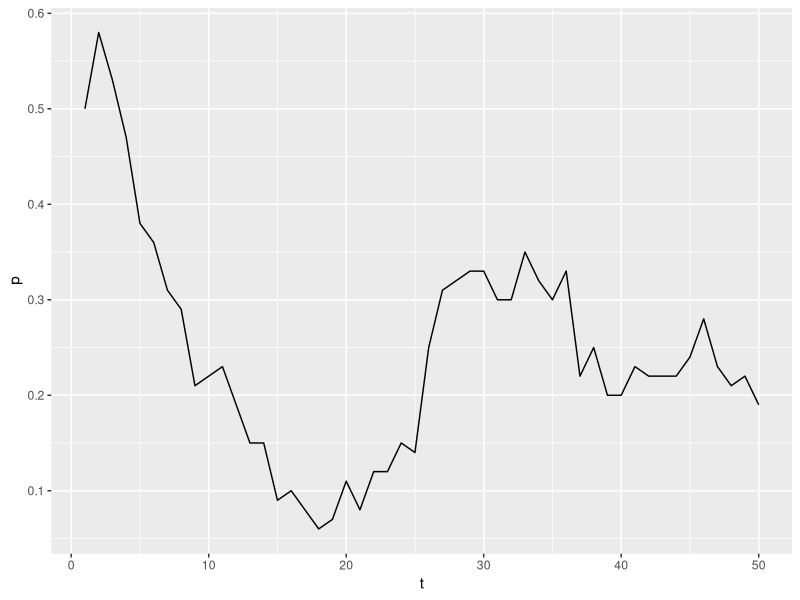
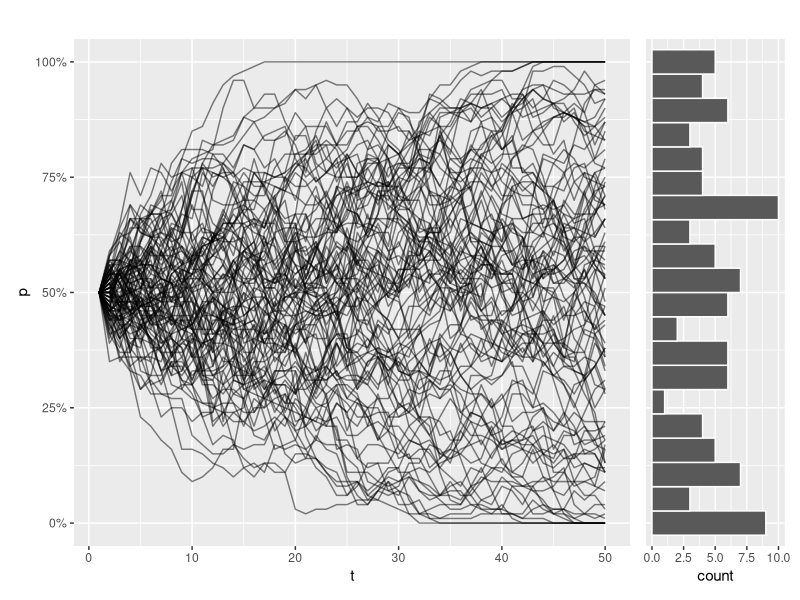
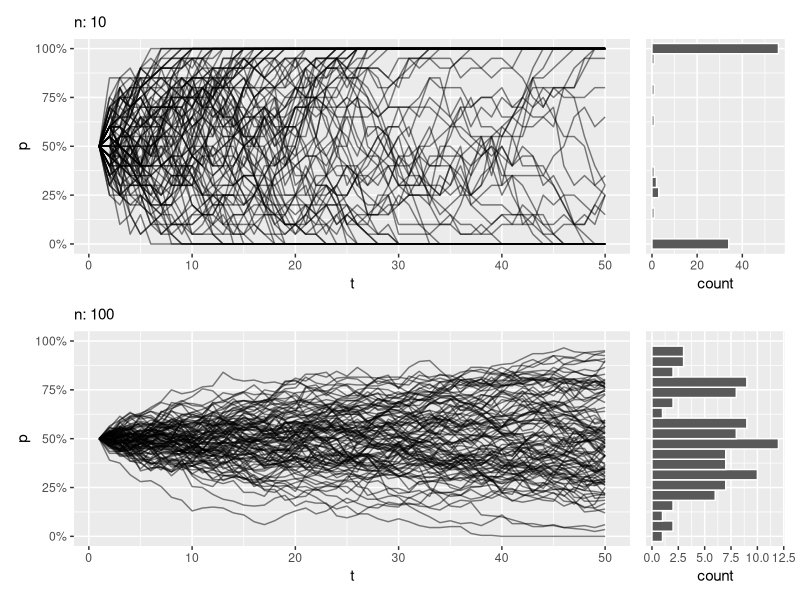
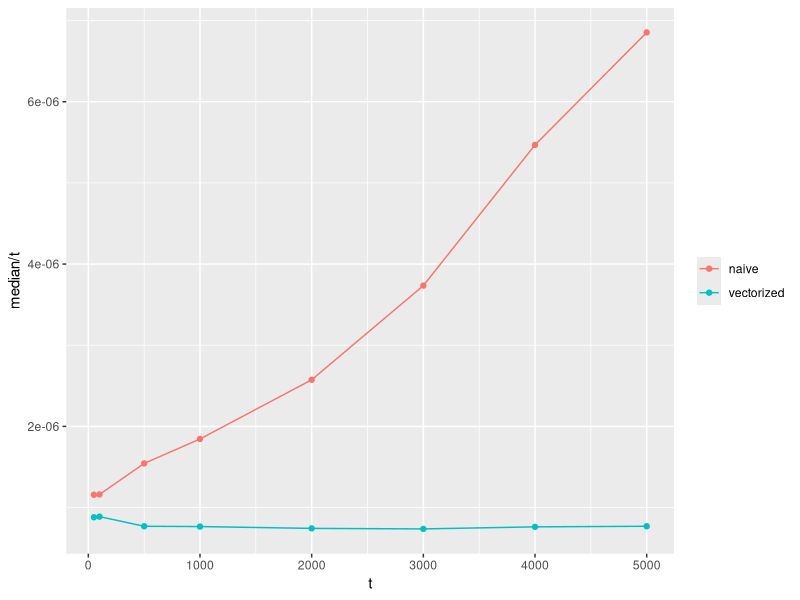
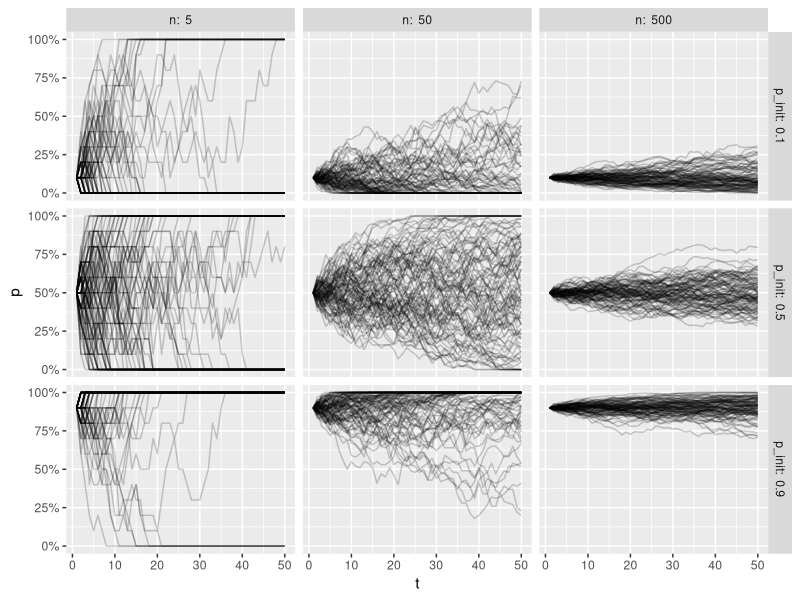
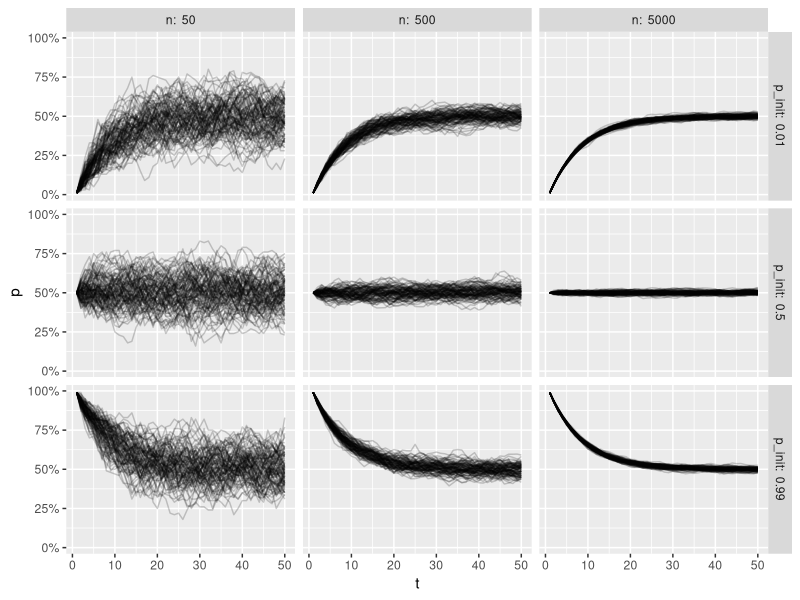
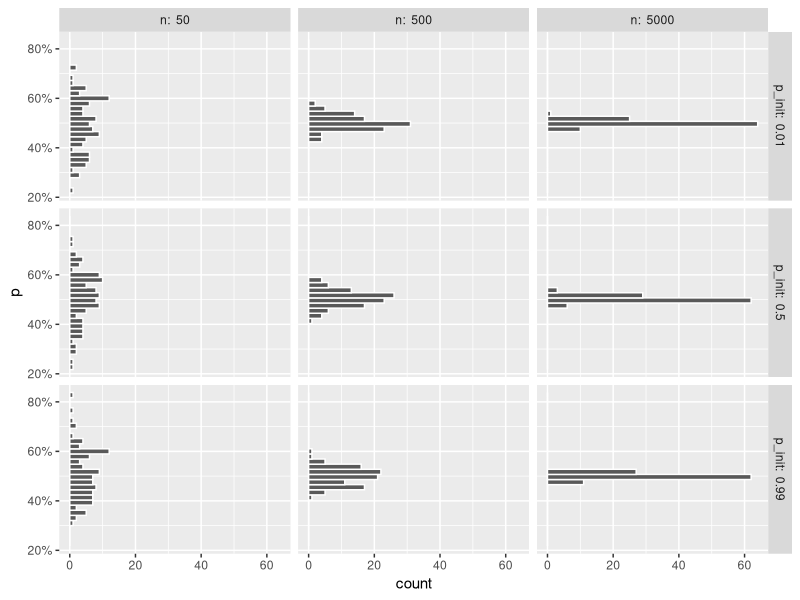

Here is the R script that generated these plots, in order:
## ---- chunk 1
wf_sim <- function(p = .5, n = 50, t = 50) {
  freqs <- c(p)
  for(i in 2:t) {
    freqs <- c(freqs, rbinom(1, size = 2*n, prob = freqs[i - 1]) / (2*n))
  }
  freqs
}
## ---- chunk 2
library(tidyverse)

enframe(wf_sim(), name = "t", value = "p") %>% 
  ggplot(aes(x = t, y = p)) +
  geom_line()
## ---- chunk 3
library(patchwork)

draw_sims <- function(sims = 100, ...) {
  
  dots <- list(...)
  
  df <- tibble(sim = seq_along(1:sims)) %>% 
    group_by(sim) %>% 
    reframe(
      p = wf_sim(...), t = seq_along(p)
    ) %>% 
    ungroup()
  
  p1 <- df %>% 
    ggplot(aes(x = t, y = p, group = sim)) +
    geom_line(alpha = .5) +
    scale_y_continuous(labels = scales::percent, limits = c(0,1)) +
    labs(subtitle = paste(
      names(dots), unlist(dots), sep = ": ", collapse = ", ")
    )
  
  p2 <- df %>% 
    filter(t == max(t)) %>% 
    ggplot(aes(x = p)) +
    geom_histogram(bins = 20, color = "white") +
    scale_x_continuous(
      labels = scales::percent, 
      oob = scales::oob_keep, 
      limits = c(0,1)
    ) +
    coord_flip() +
    NULL
  
  p1 + p2 + plot_layout(design = "AAAAB", axes = 'collect')
}

draw_sims() 
## ---- chunk 4
draw_sims(n = 10) / draw_sims(n = 100) 
## ---- chunk 5
wf_sim_vectorized <- function(p = .5, n = 50, t = 50) {
  freqs <- vector(mode = "numeric", length = t)
  freqs[1] <- p
  for(i in 2:t) {
    freqs[i] <- rbinom(1, size = 2*n, prob = freqs[i - 1]) / (2*n)
  }
  freqs
}
## ---- chunk 6
bench::mark(
  wf_sim(t = 5000), 
  wf_sim_vectorized(t = 5000), 
  check = FALSE
)
## ---- chunk 7
tibble(t = c(50, 100, 500, 1000, 2000, 3000, 4000, 5000)) %>% 
  mutate(benchmarks = map(t, ~{
    bench::mark(
      naive = wf_sim(t = .x),
      vectorized = wf_sim_vectorized(t = .x),
      check = FALSE
    )
  })) %>% 
  unnest(benchmarks) %>% 
  ggplot(aes(x = t, y = median / t, color = as.character(expression))) +
  geom_line() +
  geom_point() +
  labs(color = NULL)
## ---- chunk 8
wf_sim_tidy <- function(p = .5, n = 50, t = 50) {
  purrr::accumulate(
    .x = vector(mode = "numeric", length = t),
    .f = ~ rbinom(1, 2 * n, .x)/(2 * n), 
    .init = p
  )
}
## ---- chunk 9
bench::mark(
  wf_sim(t = 5000),
  wf_sim_vectorized(t = 5000), 
  wf_sim_tidy(t = 5000),
  check = FALSE
)
## ---- chunk 10
library(tidyverse)
crossing(sim = 1:100, p_init = c(.1, .5, .9), n = c(5, 50, 500)) %>% 
  group_by(sim, p_init, n) %>% 
  reframe(
    p = wf_sim_vectorized(p = p_init, n = n),
    t = seq_along(p)
  ) -> df

df %>% 
  ggplot(aes(x = t, y = p, group = sim)) +
  geom_line(alpha = .2) +
  facet_grid(paste("p_init: ", p_init) ~ paste("n: ", n)) +
  scale_y_continuous(labels = scales::percent) 
## ---- chunk 11
wf_sim_mutation <- function(p = .5, n = 50, t = 50, mut_from = 0, mut_to = 0){
  freqs <- vector(mode = "numeric", length = t)
  freqs[1] <- p
  
  for(i in 2:t) {
    p_mut <- (1 - mut_from) * freqs[i - 1] + mut_to * (1 - freqs[i - 1])
    freqs[i] <- rbinom(1, 2 * n, p_mut) / (2 * n)
  }
  freqs
}
## ---- chunk 12
crossing(sim = 1:100, p_init = c(.01, .5, .99), n = c(50, 500, 5000)) %>% 
  group_by(sim, p_init, n) %>% 
  reframe(
    p = wf_sim_mutation(p = p_init, n = n, mut_to = .06, mut_from = .06),
    t = seq_along(p)
  ) -> df

df %>% 
  ggplot(aes(x = t, y = p, group = sim)) +
  geom_line(alpha = .2) +
  facet_grid(paste("p_init: ", p_init) ~ paste("n: ", n)) +
  scale_y_continuous(labels = scales::percent)
## ---- chunk 13
df %>% 
  filter(t == max(t)) %>% 
  ggplot(aes(y = p)) +
  geom_histogram(color = "white") +
  facet_grid(paste("p_init: ", p_init) ~ paste("n: ", n)) +
  scale_y_continuous(labels = scales::percent) 
